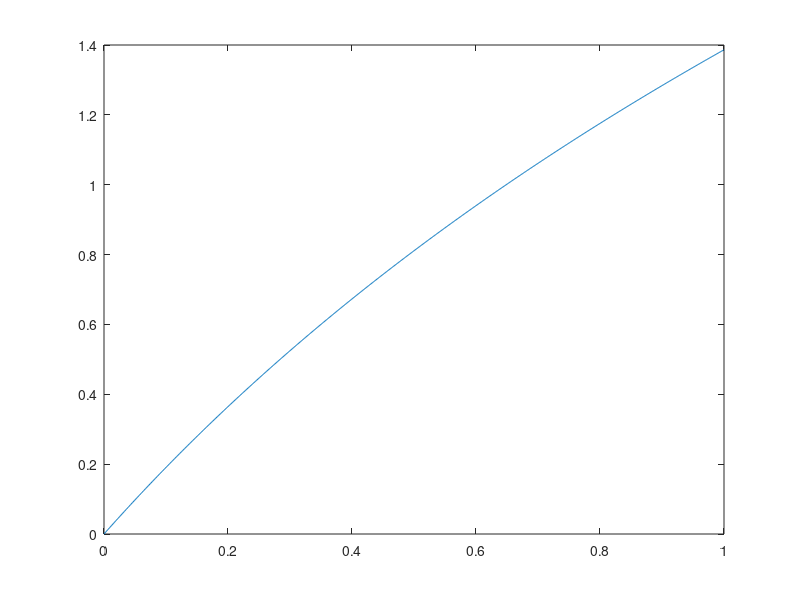

This chart was generated by the following MATLAB code: (Note: this script raises an error after producing the figure.)
f = 0: 0.001: 1;
c = 2;
g = c*log(1 + f);

plot(f,g)

origRGB = imread('poorcontrast.jpg');
origGris = rgb2gray(origRGB);
%origMat = origGris/255;
origMat = mat2gray(origGris);

newMat = c*log(1 + origMat);
newGris = im2uint8(newMat);
figure
subplot(1,2,1)
imshow(origGris)
subplot(1,2,2)
imshow(newGris)